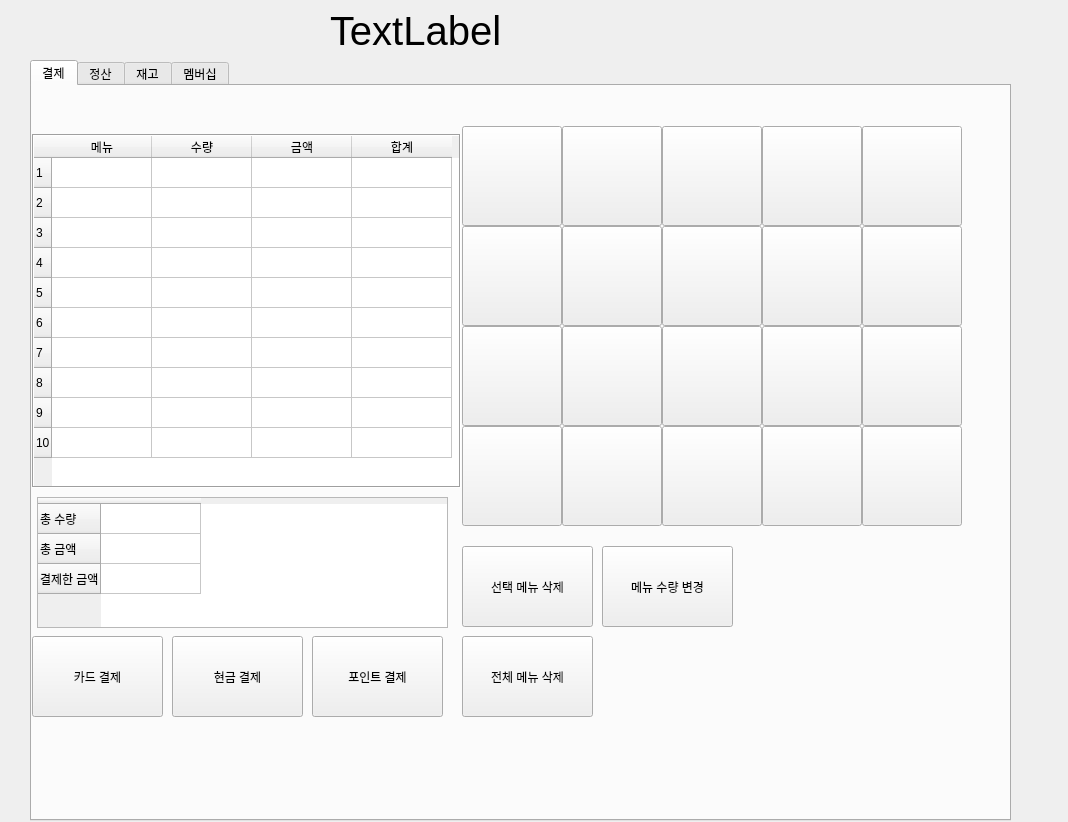
<?xml version="1.0" encoding="UTF-8"?>
<ui version="4.0">
 <class>Form</class>
 <widget class="QWidget" name="Form">
  <property name="geometry">
   <rect>
    <x>0</x>
    <y>0</y>
    <width>1068</width>
    <height>822</height>
   </rect>
  </property>
  <property name="windowTitle">
   <string>Form</string>
  </property>
  <widget class="QTabWidget" name="tabWidget">
   <property name="geometry">
    <rect>
     <x>30</x>
     <y>60</y>
     <width>981</width>
     <height>761</height>
    </rect>
   </property>
   <property name="currentIndex">
    <number>0</number>
   </property>
   <widget class="QWidget" name="tab">
    <attribute name="title">
     <string>결제</string>
    </attribute>
    <widget class="QPushButton" name="menuButton1_1">
     <property name="geometry">
      <rect>
       <x>430</x>
       <y>40</y>
       <width>100</width>
       <height>100</height>
      </rect>
     </property>
     <property name="acceptDrops">
      <bool>true</bool>
     </property>
     <property name="accessibleName">
      <string/>
     </property>
     <property name="text">
      <string/>
     </property>
     <property name="autoRepeatInterval">
      <number>100</number>
     </property>
    </widget>
    <widget class="QPushButton" name="payPoint">
     <property name="geometry">
      <rect>
       <x>280</x>
       <y>550</y>
       <width>131</width>
       <height>81</height>
      </rect>
     </property>
     <property name="text">
      <string>포인트 결제</string>
     </property>
    </widget>
    <widget class="QPushButton" name="menuButton3_2">
     <property name="geometry">
      <rect>
       <x>530</x>
       <y>240</y>
       <width>100</width>
       <height>100</height>
      </rect>
     </property>
     <property name="text">
      <string/>
     </property>
     <property name="autoRepeatInterval">
      <number>100</number>
     </property>
    </widget>
    <widget class="QPushButton" name="menuButton2_3">
     <property name="geometry">
      <rect>
       <x>630</x>
       <y>140</y>
       <width>100</width>
       <height>100</height>
      </rect>
     </property>
     <property name="text">
      <string/>
     </property>
     <property name="autoRepeatInterval">
      <number>100</number>
     </property>
    </widget>
    <widget class="QPushButton" name="menuButton1_2">
     <property name="geometry">
      <rect>
       <x>530</x>
       <y>40</y>
       <width>100</width>
       <height>100</height>
      </rect>
     </property>
     <property name="accessibleName">
      <string>menuButton1_2</string>
     </property>
     <property name="text">
      <string/>
     </property>
     <property name="autoRepeatInterval">
      <number>100</number>
     </property>
    </widget>
    <widget class="QPushButton" name="menuButton1_4">
     <property name="geometry">
      <rect>
       <x>730</x>
       <y>40</y>
       <width>100</width>
       <height>100</height>
      </rect>
     </property>
     <property name="text">
      <string/>
     </property>
     <property name="autoRepeatInterval">
      <number>100</number>
     </property>
    </widget>
    <widget class="QTableWidget" name="paymentTable">
     <property name="geometry">
      <rect>
       <x>0</x>
       <y>48</y>
       <width>429</width>
       <height>354</height>
      </rect>
     </property>
     <property name="cursor" stdset="0">
      <cursorShape>PointingHandCursor</cursorShape>
     </property>
     <property name="mouseTracking">
      <bool>false</bool>
     </property>
     <property name="focusPolicy">
      <enum>Qt::NoFocus</enum>
     </property>
     <property name="frameShape">
      <enum>QFrame::Box</enum>
     </property>
     <property name="lineWidth">
      <number>1</number>
     </property>
     <property name="selectionBehavior">
      <enum>QAbstractItemView::SelectRows</enum>
     </property>
     <property name="gridStyle">
      <enum>Qt::CustomDashLine</enum>
     </property>
     <attribute name="horizontalHeaderCascadingSectionResizes">
      <bool>false</bool>
     </attribute>
     <row>
      <property name="text">
       <string>1</string>
      </property>
     </row>
     <row>
      <property name="text">
       <string>2</string>
      </property>
     </row>
     <row>
      <property name="text">
       <string>3</string>
      </property>
     </row>
     <row>
      <property name="text">
       <string>4</string>
      </property>
     </row>
     <row>
      <property name="text">
       <string>5</string>
      </property>
     </row>
     <row>
      <property name="text">
       <string>6</string>
      </property>
     </row>
     <row>
      <property name="text">
       <string>7</string>
      </property>
     </row>
     <row>
      <property name="text">
       <string>8</string>
      </property>
     </row>
     <row>
      <property name="text">
       <string>9</string>
      </property>
     </row>
     <row>
      <property name="text">
       <string>10</string>
      </property>
     </row>
     <column>
      <property name="text">
       <string>메뉴</string>
      </property>
     </column>
     <column>
      <property name="text">
       <string>수량</string>
      </property>
     </column>
     <column>
      <property name="text">
       <string>금액</string>
      </property>
     </column>
     <column>
      <property name="text">
       <string>합계</string>
      </property>
     </column>
     <item row="0" column="0">
      <property name="text">
       <string/>
      </property>
     </item>
     <item row="0" column="1">
      <property name="text">
       <string/>
      </property>
     </item>
     <item row="0" column="2">
      <property name="text">
       <string/>
      </property>
     </item>
     <item row="0" column="3">
      <property name="text">
       <string/>
      </property>
     </item>
    </widget>
    <widget class="QPushButton" name="changeAmount">
     <property name="geometry">
      <rect>
       <x>570</x>
       <y>460</y>
       <width>131</width>
       <height>81</height>
      </rect>
     </property>
     <property name="text">
      <string>메뉴 수량 변경</string>
     </property>
    </widget>
    <widget class="QPushButton" name="menuButton4_5">
     <property name="geometry">
      <rect>
       <x>830</x>
       <y>340</y>
       <width>100</width>
       <height>100</height>
      </rect>
     </property>
     <property name="text">
      <string/>
     </property>
     <property name="autoRepeatInterval">
      <number>100</number>
     </property>
    </widget>
    <widget class="QPushButton" name="menuButton3_4">
     <property name="geometry">
      <rect>
       <x>730</x>
       <y>240</y>
       <width>100</width>
       <height>100</height>
      </rect>
     </property>
     <property name="text">
      <string/>
     </property>
     <property name="autoRepeatInterval">
      <number>100</number>
     </property>
    </widget>
    <widget class="QPushButton" name="payCard">
     <property name="geometry">
      <rect>
       <x>0</x>
       <y>550</y>
       <width>131</width>
       <height>81</height>
      </rect>
     </property>
     <property name="text">
      <string>카드 결제</string>
     </property>
    </widget>
    <widget class="QPushButton" name="menuButton2_5">
     <property name="geometry">
      <rect>
       <x>830</x>
       <y>140</y>
       <width>100</width>
       <height>100</height>
      </rect>
     </property>
     <property name="text">
      <string/>
     </property>
     <property name="autoRepeatInterval">
      <number>100</number>
     </property>
    </widget>
    <widget class="QPushButton" name="menuButton4_3">
     <property name="geometry">
      <rect>
       <x>630</x>
       <y>340</y>
       <width>100</width>
       <height>100</height>
      </rect>
     </property>
     <property name="text">
      <string/>
     </property>
     <property name="autoRepeatInterval">
      <number>100</number>
     </property>
    </widget>
    <widget class="QPushButton" name="payCash">
     <property name="geometry">
      <rect>
       <x>140</x>
       <y>550</y>
       <width>131</width>
       <height>81</height>
      </rect>
     </property>
     <property name="text">
      <string>현금 결제</string>
     </property>
    </widget>
    <widget class="QPushButton" name="menuButton2_2">
     <property name="geometry">
      <rect>
       <x>530</x>
       <y>140</y>
       <width>100</width>
       <height>100</height>
      </rect>
     </property>
     <property name="text">
      <string/>
     </property>
     <property name="autoRepeatInterval">
      <number>100</number>
     </property>
    </widget>
    <widget class="QPushButton" name="menuButton3_3">
     <property name="geometry">
      <rect>
       <x>630</x>
       <y>240</y>
       <width>100</width>
       <height>100</height>
      </rect>
     </property>
     <property name="text">
      <string/>
     </property>
     <property name="autoRepeatInterval">
      <number>100</number>
     </property>
    </widget>
    <widget class="QPushButton" name="menuButton4_2">
     <property name="geometry">
      <rect>
       <x>530</x>
       <y>340</y>
       <width>100</width>
       <height>100</height>
      </rect>
     </property>
     <property name="text">
      <string/>
     </property>
     <property name="autoRepeatInterval">
      <number>100</number>
     </property>
    </widget>
    <widget class="QTableWidget" name="priceTable">
     <property name="geometry">
      <rect>
       <x>5</x>
       <y>411</y>
       <width>411</width>
       <height>131</height>
      </rect>
     </property>
     <property name="lineWidth">
      <number>1</number>
     </property>
     <property name="iconSize">
      <size>
       <width>0</width>
       <height>0</height>
      </size>
     </property>
     <property name="columnCount">
      <number>1</number>
     </property>
     <row>
      <property name="text">
       <string>총 수량</string>
      </property>
     </row>
     <row>
      <property name="text">
       <string>총 금액</string>
      </property>
     </row>
     <row>
      <property name="text">
       <string>결제한 금액</string>
      </property>
     </row>
     <column>
      <property name="text">
       <string/>
      </property>
      <property name="font">
       <font>
        <pointsize>1</pointsize>
       </font>
      </property>
      <property name="textAlignment">
       <set>AlignJustify|AlignVCenter</set>
      </property>
     </column>
     <item row="0" column="0">
      <property name="text">
       <string/>
      </property>
      <property name="font">
       <font>
        <pointsize>40</pointsize>
       </font>
      </property>
      <property name="textAlignment">
       <set>AlignJustify|AlignVCenter</set>
      </property>
     </item>
     <item row="1" column="0">
      <property name="text">
       <string/>
      </property>
      <property name="font">
       <font>
        <pointsize>40</pointsize>
       </font>
      </property>
      <property name="textAlignment">
       <set>AlignJustify|AlignVCenter</set>
      </property>
     </item>
     <item row="2" column="0">
      <property name="text">
       <string/>
      </property>
      <property name="font">
       <font>
        <pointsize>40</pointsize>
       </font>
      </property>
      <property name="textAlignment">
       <set>AlignJustify|AlignVCenter</set>
      </property>
     </item>
    </widget>
    <widget class="QPushButton" name="menuButton3_5">
     <property name="geometry">
      <rect>
       <x>830</x>
       <y>240</y>
       <width>100</width>
       <height>100</height>
      </rect>
     </property>
     <property name="text">
      <string/>
     </property>
     <property name="autoRepeatInterval">
      <number>100</number>
     </property>
    </widget>
    <widget class="QPushButton" name="deleteAllMenus">
     <property name="geometry">
      <rect>
       <x>430</x>
       <y>550</y>
       <width>131</width>
       <height>81</height>
      </rect>
     </property>
     <property name="text">
      <string>전체 메뉴 삭제</string>
     </property>
    </widget>
    <widget class="QPushButton" name="menuButton2_1">
     <property name="geometry">
      <rect>
       <x>430</x>
       <y>140</y>
       <width>100</width>
       <height>100</height>
      </rect>
     </property>
     <property name="text">
      <string/>
     </property>
     <property name="autoRepeatInterval">
      <number>100</number>
     </property>
    </widget>
    <widget class="QPushButton" name="menuButton1_5">
     <property name="geometry">
      <rect>
       <x>830</x>
       <y>40</y>
       <width>100</width>
       <height>100</height>
      </rect>
     </property>
     <property name="text">
      <string/>
     </property>
     <property name="autoRepeatInterval">
      <number>100</number>
     </property>
    </widget>
    <widget class="QPushButton" name="menuButton4_4">
     <property name="geometry">
      <rect>
       <x>730</x>
       <y>340</y>
       <width>100</width>
       <height>100</height>
      </rect>
     </property>
     <property name="text">
      <string/>
     </property>
     <property name="autoRepeatInterval">
      <number>100</number>
     </property>
    </widget>
    <widget class="QPushButton" name="menuButton1_3">
     <property name="geometry">
      <rect>
       <x>630</x>
       <y>40</y>
       <width>100</width>
       <height>100</height>
      </rect>
     </property>
     <property name="text">
      <string/>
     </property>
     <property name="autoRepeatInterval">
      <number>100</number>
     </property>
    </widget>
    <widget class="QPushButton" name="menuButton3_1">
     <property name="geometry">
      <rect>
       <x>430</x>
       <y>240</y>
       <width>100</width>
       <height>100</height>
      </rect>
     </property>
     <property name="text">
      <string/>
     </property>
     <property name="autoRepeatInterval">
      <number>100</number>
     </property>
    </widget>
    <widget class="QPushButton" name="menuButton2_4">
     <property name="geometry">
      <rect>
       <x>730</x>
       <y>140</y>
       <width>100</width>
       <height>100</height>
      </rect>
     </property>
     <property name="text">
      <string/>
     </property>
     <property name="autoRepeatInterval">
      <number>100</number>
     </property>
    </widget>
    <widget class="QPushButton" name="deleteMenu">
     <property name="geometry">
      <rect>
       <x>430</x>
       <y>460</y>
       <width>131</width>
       <height>81</height>
      </rect>
     </property>
     <property name="text">
      <string>선택 메뉴 삭제</string>
     </property>
    </widget>
    <widget class="QPushButton" name="menuButton4_1">
     <property name="geometry">
      <rect>
       <x>430</x>
       <y>340</y>
       <width>100</width>
       <height>100</height>
      </rect>
     </property>
     <property name="text">
      <string/>
     </property>
     <property name="autoRepeatInterval">
      <number>100</number>
     </property>
    </widget>
   </widget>
   <widget class="QWidget" name="tab_3">
    <attribute name="title">
     <string>정산</string>
    </attribute>
    <widget class="QCalendarWidget" name="calendarWidget">
     <property name="geometry">
      <rect>
       <x>10</x>
       <y>10</y>
       <width>361</width>
       <height>251</height>
      </rect>
     </property>
    </widget>
    <widget class="QPushButton" name="acc_select_search">
     <property name="geometry">
      <rect>
       <x>840</x>
       <y>200</y>
       <width>121</width>
       <height>61</height>
      </rect>
     </property>
     <property name="text">
      <string>선택 일자 조회</string>
     </property>
    </widget>
    <widget class="QTableWidget" name="acc_main">
     <property name="geometry">
      <rect>
       <x>10</x>
       <y>280</y>
       <width>951</width>
       <height>441</height>
      </rect>
     </property>
     <property name="lineWidth">
      <number>1</number>
     </property>
     <property name="iconSize">
      <size>
       <width>0</width>
       <height>0</height>
      </size>
     </property>
     <row>
      <property name="text">
       <string>1</string>
      </property>
     </row>
     <row>
      <property name="text">
       <string>2</string>
      </property>
     </row>
     <row>
      <property name="text">
       <string>3</string>
      </property>
     </row>
     <row>
      <property name="text">
       <string>4</string>
      </property>
     </row>
     <row>
      <property name="text">
       <string>5</string>
      </property>
     </row>
     <row>
      <property name="text">
       <string>6</string>
      </property>
     </row>
     <row>
      <property name="text">
       <string>7</string>
      </property>
     </row>
     <row>
      <property name="text">
       <string>8</string>
      </property>
     </row>
     <row>
      <property name="text">
       <string>9</string>
      </property>
     </row>
     <row>
      <property name="text">
       <string>10</string>
      </property>
     </row>
     <row>
      <property name="text">
       <string>11</string>
      </property>
     </row>
     <row>
      <property name="text">
       <string>12</string>
      </property>
     </row>
     <row>
      <property name="text">
       <string>13</string>
      </property>
     </row>
     <row>
      <property name="text">
       <string>14</string>
      </property>
     </row>
     <row>
      <property name="text">
       <string>15</string>
      </property>
     </row>
     <row>
      <property name="text">
       <string>16</string>
      </property>
     </row>
     <row>
      <property name="text">
       <string>17</string>
      </property>
     </row>
     <row>
      <property name="text">
       <string>18</string>
      </property>
     </row>
     <row>
      <property name="text">
       <string>19</string>
      </property>
     </row>
     <row>
      <property name="text">
       <string>20</string>
      </property>
     </row>
     <row>
      <property name="text">
       <string>21</string>
      </property>
     </row>
     <row>
      <property name="text">
       <string>22</string>
      </property>
     </row>
     <row>
      <property name="text">
       <string>23</string>
      </property>
     </row>
     <row>
      <property name="text">
       <string>24</string>
      </property>
     </row>
     <row>
      <property name="text">
       <string>25</string>
      </property>
     </row>
     <row>
      <property name="text">
       <string>26</string>
      </property>
     </row>
     <row>
      <property name="text">
       <string>27</string>
      </property>
     </row>
     <row>
      <property name="text">
       <string>28</string>
      </property>
     </row>
     <row>
      <property name="text">
       <string>29</string>
      </property>
     </row>
     <row>
      <property name="text">
       <string>30</string>
      </property>
     </row>
     <row>
      <property name="text">
       <string>31</string>
      </property>
     </row>
     <row>
      <property name="text">
       <string>32</string>
      </property>
     </row>
     <row>
      <property name="text">
       <string>33</string>
      </property>
     </row>
     <row>
      <property name="text">
       <string>34</string>
      </property>
     </row>
     <row>
      <property name="text">
       <string>35</string>
      </property>
     </row>
     <row>
      <property name="text">
       <string>36</string>
      </property>
     </row>
     <row>
      <property name="text">
       <string>37</string>
      </property>
     </row>
     <row>
      <property name="text">
       <string>38</string>
      </property>
     </row>
     <row>
      <property name="text">
       <string>39</string>
      </property>
     </row>
     <row>
      <property name="text">
       <string>40</string>
      </property>
     </row>
     <row>
      <property name="text">
       <string>41</string>
      </property>
     </row>
     <row>
      <property name="text">
       <string>42</string>
      </property>
     </row>
     <row>
      <property name="text">
       <string>43</string>
      </property>
     </row>
     <row>
      <property name="text">
       <string>44</string>
      </property>
     </row>
     <row>
      <property name="text">
       <string>45</string>
      </property>
     </row>
     <row>
      <property name="text">
       <string>46</string>
      </property>
     </row>
     <row>
      <property name="text">
       <string>47</string>
      </property>
     </row>
     <row>
      <property name="text">
       <string>48</string>
      </property>
     </row>
     <row>
      <property name="text">
       <string>49</string>
      </property>
     </row>
     <row>
      <property name="text">
       <string>50</string>
      </property>
     </row>
     <column>
      <property name="text">
       <string>날짜</string>
      </property>
     </column>
     <column>
      <property name="text">
       <string>결제방법</string>
      </property>
     </column>
     <column>
      <property name="text">
       <string>메뉴</string>
      </property>
     </column>
    </widget>
    <widget class="QTableWidget" name="acc_upper">
     <property name="geometry">
      <rect>
       <x>380</x>
       <y>10</y>
       <width>581</width>
       <height>111</height>
      </rect>
     </property>
     <attribute name="horizontalHeaderDefaultSectionSize">
      <number>120</number>
     </attribute>
     <attribute name="horizontalHeaderMinimumSectionSize">
      <number>30</number>
     </attribute>
     <row>
      <property name="text">
       <string>오늘 매출</string>
      </property>
     </row>
     <row>
      <property name="text">
       <string>이번달 매출</string>
      </property>
     </row>
     <column>
      <property name="text">
       <string>총계</string>
      </property>
      <property name="font">
       <font>
        <family>Adobe Arabic</family>
        <pointsize>10</pointsize>
        <underline>true</underline>
       </font>
      </property>
     </column>
     <column>
      <property name="text">
       <string>카드</string>
      </property>
     </column>
     <column>
      <property name="text">
       <string>현금</string>
      </property>
     </column>
     <column>
      <property name="text">
       <string>포인트</string>
      </property>
     </column>
    </widget>
    <widget class="QPushButton" name="acc_refresh">
     <property name="geometry">
      <rect>
       <x>840</x>
       <y>130</y>
       <width>121</width>
       <height>61</height>
      </rect>
     </property>
     <property name="text">
      <string>새로고침</string>
     </property>
    </widget>
    <widget class="QLabel" name="label">
     <property name="geometry">
      <rect>
       <x>380</x>
       <y>130</y>
       <width>401</width>
       <height>61</height>
      </rect>
     </property>
     <property name="font">
      <font>
       <family>Adobe Arabic</family>
       <pointsize>11</pointsize>
      </font>
     </property>
     <property name="text">
      <string>※ 원하는 일자를 선택하고, 조회 버튼을 누르세요.</string>
     </property>
    </widget>
    <widget class="QTableWidget" name="acc_day_table">
     <property name="geometry">
      <rect>
       <x>380</x>
       <y>190</y>
       <width>441</width>
       <height>71</height>
      </rect>
     </property>
     <property name="font">
      <font>
       <pointsize>8</pointsize>
      </font>
     </property>
     <attribute name="horizontalHeaderDefaultSectionSize">
      <number>97</number>
     </attribute>
     <row>
      <property name="text">
       <string>조회일</string>
      </property>
     </row>
     <column>
      <property name="text">
       <string>총계</string>
      </property>
     </column>
     <column>
      <property name="text">
       <string>카드</string>
      </property>
     </column>
     <column>
      <property name="text">
       <string>현금</string>
      </property>
     </column>
     <column>
      <property name="text">
       <string>포인트</string>
      </property>
     </column>
    </widget>
   </widget>
   <widget class="QWidget" name="tab_4">
    <attribute name="title">
     <string>재고</string>
    </attribute>
    <widget class="QPushButton" name="stock_modify">
     <property name="geometry">
      <rect>
       <x>670</x>
       <y>60</y>
       <width>151</width>
       <height>91</height>
      </rect>
     </property>
     <property name="text">
      <string>재고 수정</string>
     </property>
    </widget>
    <widget class="QPushButton" name="stock_search">
     <property name="geometry">
      <rect>
       <x>290</x>
       <y>10</y>
       <width>61</width>
       <height>31</height>
      </rect>
     </property>
     <property name="text">
      <string>검색</string>
     </property>
    </widget>
    <widget class="QTextEdit" name="stock_search_form">
     <property name="geometry">
      <rect>
       <x>10</x>
       <y>10</y>
       <width>271</width>
       <height>31</height>
      </rect>
     </property>
     <property name="mouseTracking">
      <bool>true</bool>
     </property>
    </widget>
    <widget class="QPushButton" name="stock_add">
     <property name="geometry">
      <rect>
       <x>670</x>
       <y>160</y>
       <width>151</width>
       <height>91</height>
      </rect>
     </property>
     <property name="text">
      <string>재고 추가</string>
     </property>
    </widget>
    <widget class="QTableWidget" name="stock_table">
     <property name="geometry">
      <rect>
       <x>10</x>
       <y>50</y>
       <width>561</width>
       <height>681</height>
      </rect>
     </property>
     <attribute name="horizontalHeaderDefaultSectionSize">
      <number>125</number>
     </attribute>
     <attribute name="verticalHeaderDefaultSectionSize">
      <number>30</number>
     </attribute>
     <attribute name="verticalHeaderStretchLastSection">
      <bool>true</bool>
     </attribute>
     <row>
      <property name="text">
       <string>1</string>
      </property>
     </row>
     <row>
      <property name="text">
       <string>2</string>
      </property>
     </row>
     <row>
      <property name="text">
       <string>3</string>
      </property>
     </row>
     <row>
      <property name="text">
       <string>4</string>
      </property>
     </row>
     <row>
      <property name="text">
       <string>5</string>
      </property>
     </row>
     <row>
      <property name="text">
       <string>6</string>
      </property>
     </row>
     <row>
      <property name="text">
       <string>7</string>
      </property>
     </row>
     <row>
      <property name="text">
       <string>8</string>
      </property>
     </row>
     <row>
      <property name="text">
       <string>9</string>
      </property>
     </row>
     <row>
      <property name="text">
       <string>10</string>
      </property>
     </row>
     <row>
      <property name="text">
       <string>11</string>
      </property>
     </row>
     <row>
      <property name="text">
       <string>12</string>
      </property>
     </row>
     <row>
      <property name="text">
       <string>13</string>
      </property>
     </row>
     <row>
      <property name="text">
       <string>14</string>
      </property>
     </row>
     <row>
      <property name="text">
       <string>15</string>
      </property>
     </row>
     <row>
      <property name="text">
       <string>16</string>
      </property>
     </row>
     <row>
      <property name="text">
       <string>17</string>
      </property>
     </row>
     <row>
      <property name="text">
       <string>18</string>
      </property>
     </row>
     <row>
      <property name="text">
       <string>19</string>
      </property>
     </row>
     <row>
      <property name="text">
       <string>20</string>
      </property>
     </row>
     <row>
      <property name="text">
       <string>21</string>
      </property>
     </row>
     <row>
      <property name="text">
       <string>22</string>
      </property>
     </row>
     <row>
      <property name="text">
       <string>23</string>
      </property>
     </row>
     <row>
      <property name="text">
       <string>24</string>
      </property>
     </row>
     <row>
      <property name="text">
       <string>25</string>
      </property>
     </row>
     <row>
      <property name="text">
       <string>26</string>
      </property>
     </row>
     <row>
      <property name="text">
       <string>27</string>
      </property>
     </row>
     <row>
      <property name="text">
       <string>28</string>
      </property>
     </row>
     <row>
      <property name="text">
       <string>30</string>
      </property>
     </row>
     <column>
      <property name="text">
       <string>재고코드</string>
      </property>
     </column>
     <column>
      <property name="text">
       <string>재고이름</string>
      </property>
     </column>
     <column>
      <property name="text">
       <string>잔량</string>
      </property>
     </column>
     <column>
      <property name="text">
       <string>개당가격</string>
      </property>
     </column>
    </widget>
    <widget class="QToolButton" name="refresh_list">
     <property name="geometry">
      <rect>
       <x>670</x>
       <y>270</y>
       <width>151</width>
       <height>31</height>
      </rect>
     </property>
     <property name="text">
      <string>목록 새로고침</string>
     </property>
    </widget>
   </widget>
   <widget class="QWidget" name="tab_2">
    <attribute name="title">
     <string>멤버십</string>
    </attribute>
    <widget class="QPushButton" name="memberJoin">
     <property name="geometry">
      <rect>
       <x>600</x>
       <y>50</y>
       <width>151</width>
       <height>91</height>
      </rect>
     </property>
     <property name="text">
      <string>멤버십 가입</string>
     </property>
    </widget>
    <widget class="QPushButton" name="memberEdit">
     <property name="geometry">
      <rect>
       <x>600</x>
       <y>140</y>
       <width>151</width>
       <height>91</height>
      </rect>
     </property>
     <property name="text">
      <string>멤버십 수정</string>
     </property>
    </widget>
    <widget class="QPushButton" name="go_msearch">
     <property name="geometry">
      <rect>
       <x>470</x>
       <y>10</y>
       <width>61</width>
       <height>31</height>
      </rect>
     </property>
     <property name="text">
      <string>검색</string>
     </property>
    </widget>
    <widget class="QTextEdit" name="member_seach">
     <property name="geometry">
      <rect>
       <x>220</x>
       <y>10</y>
       <width>241</width>
       <height>31</height>
      </rect>
     </property>
     <property name="mouseTracking">
      <bool>true</bool>
     </property>
    </widget>
    <widget class="QPushButton" name="memberDelete">
     <property name="geometry">
      <rect>
       <x>600</x>
       <y>230</y>
       <width>151</width>
       <height>91</height>
      </rect>
     </property>
     <property name="text">
      <string>멤버십 삭제</string>
     </property>
    </widget>
    <widget class="QTableWidget" name="memberTable">
     <property name="geometry">
      <rect>
       <x>220</x>
       <y>50</y>
       <width>271</width>
       <height>681</height>
      </rect>
     </property>
     <attribute name="horizontalHeaderDefaultSectionSize">
      <number>125</number>
     </attribute>
     <attribute name="verticalHeaderDefaultSectionSize">
      <number>30</number>
     </attribute>
     <attribute name="verticalHeaderStretchLastSection">
      <bool>true</bool>
     </attribute>
     <row>
      <property name="text">
       <string>1</string>
      </property>
     </row>
     <row>
      <property name="text">
       <string>2</string>
      </property>
     </row>
     <row>
      <property name="text">
       <string>3</string>
      </property>
     </row>
     <row>
      <property name="text">
       <string>4</string>
      </property>
     </row>
     <row>
      <property name="text">
       <string>5</string>
      </property>
     </row>
     <row>
      <property name="text">
       <string>6</string>
      </property>
     </row>
     <row>
      <property name="text">
       <string>7</string>
      </property>
     </row>
     <row>
      <property name="text">
       <string>8</string>
      </property>
     </row>
     <row>
      <property name="text">
       <string>9</string>
      </property>
     </row>
     <row>
      <property name="text">
       <string>10</string>
      </property>
     </row>
     <row>
      <property name="text">
       <string>11</string>
      </property>
     </row>
     <row>
      <property name="text">
       <string>12</string>
      </property>
     </row>
     <row>
      <property name="text">
       <string>13</string>
      </property>
     </row>
     <row>
      <property name="text">
       <string>14</string>
      </property>
     </row>
     <row>
      <property name="text">
       <string>15</string>
      </property>
     </row>
     <row>
      <property name="text">
       <string>16</string>
      </property>
     </row>
     <row>
      <property name="text">
       <string>17</string>
      </property>
     </row>
     <row>
      <property name="text">
       <string>18</string>
      </property>
     </row>
     <row>
      <property name="text">
       <string>19</string>
      </property>
     </row>
     <row>
      <property name="text">
       <string>20</string>
      </property>
     </row>
     <row>
      <property name="text">
       <string>21</string>
      </property>
     </row>
     <row>
      <property name="text">
       <string>22</string>
      </property>
     </row>
     <row>
      <property name="text">
       <string>23</string>
      </property>
     </row>
     <row>
      <property name="text">
       <string>24</string>
      </property>
     </row>
     <row>
      <property name="text">
       <string>25</string>
      </property>
     </row>
     <row>
      <property name="text">
       <string>26</string>
      </property>
     </row>
     <row>
      <property name="text">
       <string>27</string>
      </property>
     </row>
     <row>
      <property name="text">
       <string>28</string>
      </property>
     </row>
     <row>
      <property name="text">
       <string>30</string>
      </property>
     </row>
     <column>
      <property name="text">
       <string>전화번호</string>
      </property>
     </column>
     <column>
      <property name="text">
       <string>포인트</string>
      </property>
     </column>
    </widget>
   </widget>
  </widget>
  <widget class="QLabel" name="timeLabel">
   <property name="geometry">
    <rect>
     <x>330</x>
     <y>10</y>
     <width>421</width>
     <height>41</height>
    </rect>
   </property>
   <property name="font">
    <font>
     <pointsize>30</pointsize>
    </font>
   </property>
   <property name="text">
    <string>TextLabel</string>
   </property>
  </widget>
 </widget>
 <resources/>
 <connections/>
</ui>
